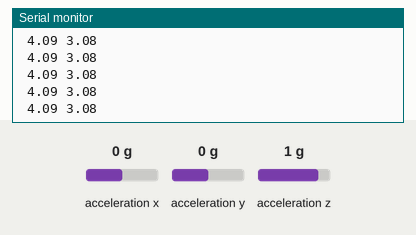
A sketch run on a simulated Arduino Uno, built with avr-gcc and run on an emulated ATmega328P. On the bench: the last lines printed to the serial monitor. Wiring (inferred from the names in the program): ADXL345 accelerometer at I2C address 0x53. The inputs (shaded band) are chosen by the test bench; at power-on: acceleration x 0 g, acceleration y 0 g, acceleration z 1 g.

Above: at 1.3 s.
1.4 s: acceleration x set to -1.4 g
At 1.42 s:
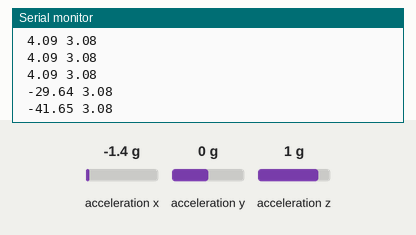
2.9 s: acceleration y set to -1.4 g
At 2.94 s:
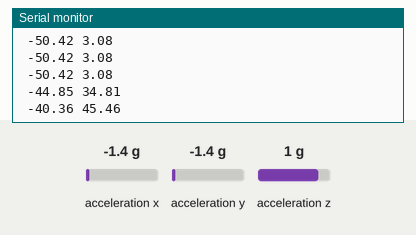
4.4 s: acceleration z set to -1.4 g
At 4.4 s:
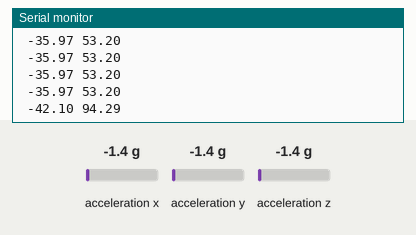
Timing chart, 0 to 7.4 s (numbered marks = the images above; inputs shaded):
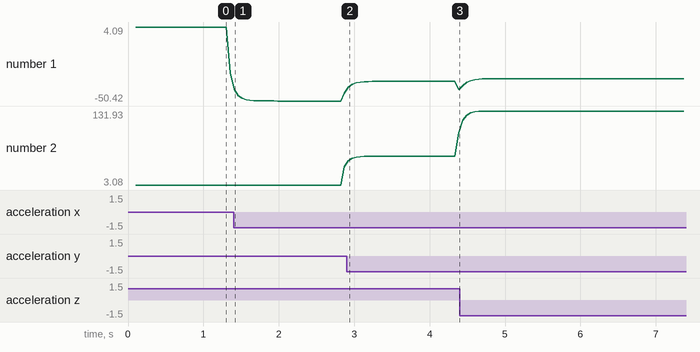

The sketch:

IMU_-_Simple.ino
```cpp
#include "Wire.h"
#include "ADXL345.h"

const float alpha = 0.5;

double fXg = 0;
double fYg = 0;
double fZg = 0;

ADXL345 acc;

void setup()
{
acc.begin();
Serial.begin(57600);
delay(100);
}

void loop()
{
double pitch, roll, Xg, Yg, Zg;
acc.read(&Xg, &Yg, &Zg);

//Low Pass Filter to smooth out data
fXg = Xg * alpha + (fXg * (1.0 - alpha));
fYg = Yg * alpha + (fYg * (1.0 - alpha));
fZg = Zg * alpha + (fZg * (1.0 - alpha));

//Roll and Pitch Equations
roll = (atan2(-fYg, fZg)*180.0)/M_PI;
pitch = (atan2(fXg, sqrt(fYg*fYg + fZg*fZg))*180.0)/M_PI;

Serial.print(pitch);
Serial.print(" ");
Serial.println(roll);
Serial.print(" ");

delay(50);
}
```

Measured:
- after the input at 1.4 s, the serial monitor: prints a new line at once (image 1)
- after the input at 2.9 s, the serial monitor: prints a new line at once (image 2)
- plotted number 1: -29.64 → -44.85 after the input at 1.4 s, -44.85 → -42.1 after the input at 2.9 s, -42.1 → -33.99 after the input at 4.4 s
- plotted number 2: 3.08 → 34.81 after the input at 1.4 s, 34.81 → 94.29 after the input at 2.9 s, 94.29 → 131.93 after the input at 4.4 s
